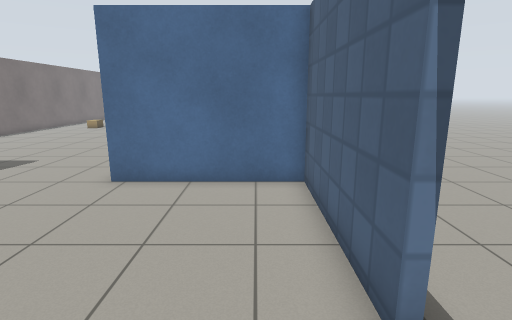
view 1 (above)

17 first-person views from a walk through a world built for the Gazebo simulator. The camera is 1.3 m above the floor, tilts 12° down and sees 80° across. The floor is counted in squares, 0.5 m on a side. Each view is taken from the middle of a square. On the plan, view 1 faces up. The plan holds only what a view shows up to about 20 squares ahead; the rest is blank. The place goes on beyond the plan. Gazebo's built-in surfaces are drawn with simple patterns.

view 2
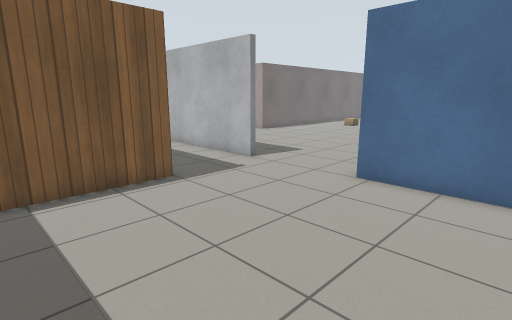

view 3
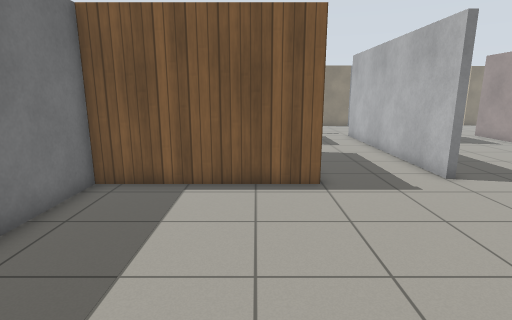

view 4
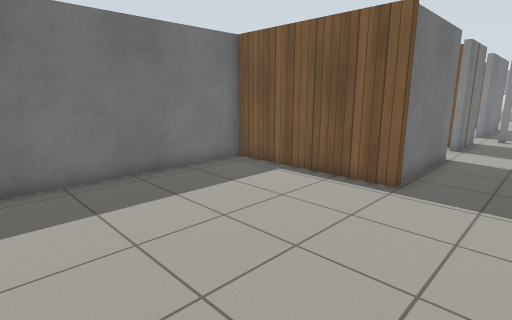

view 5
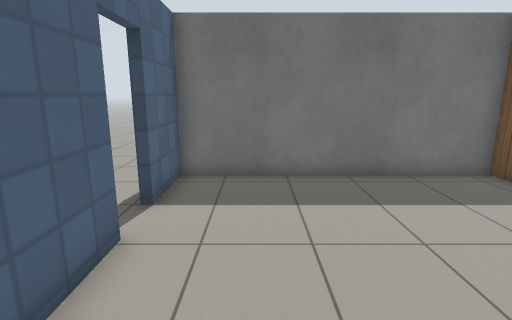

view 6
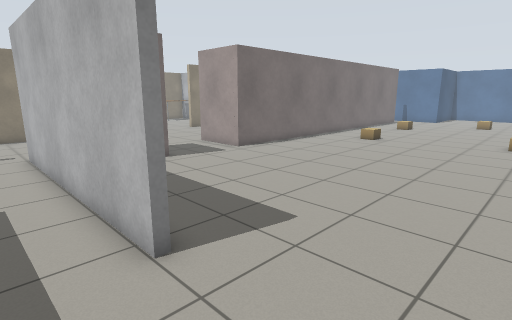

view 7
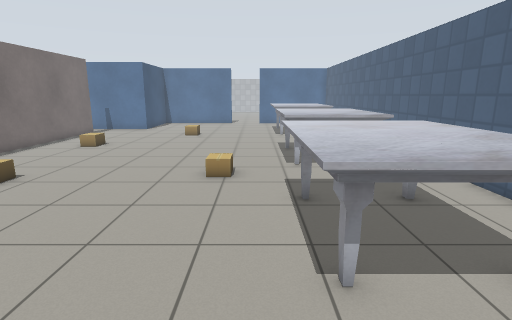

view 8
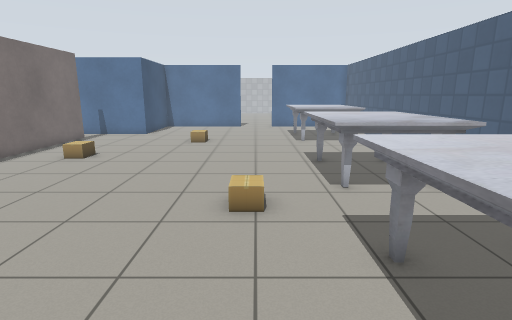

view 9
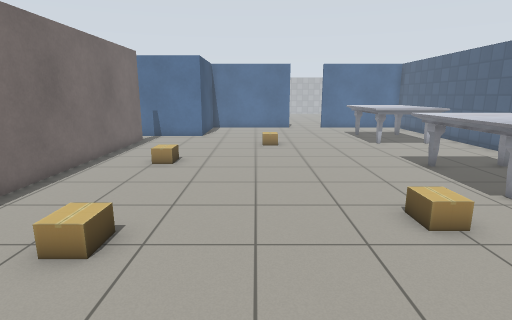

view 10
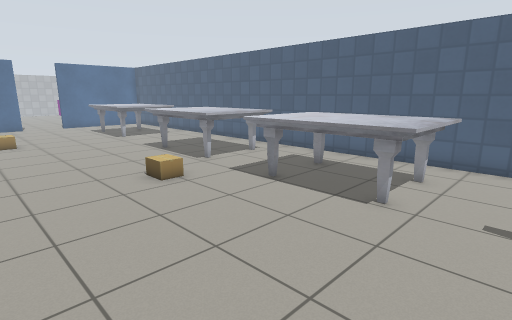

view 11
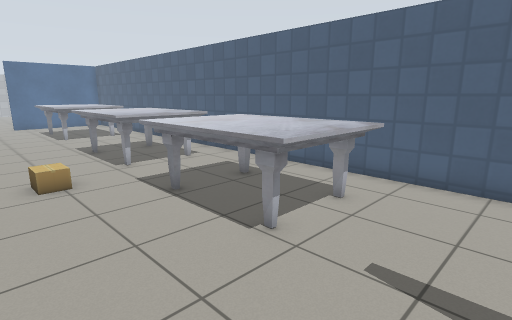

view 12
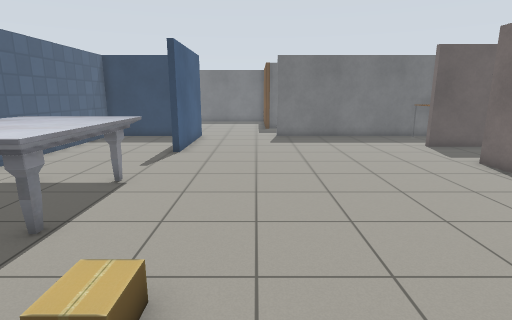

view 13
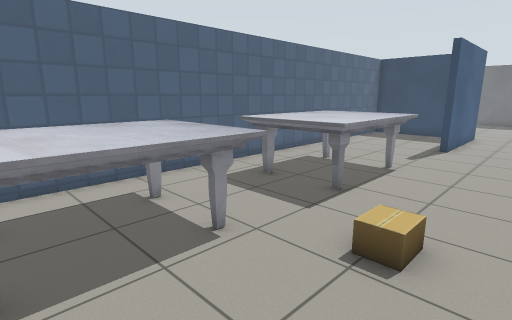

view 14
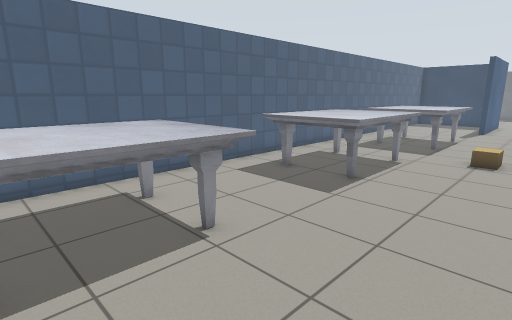

view 15
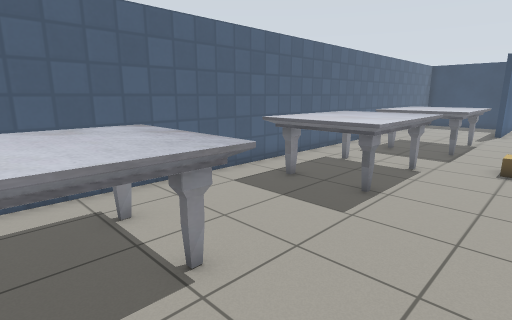

view 16
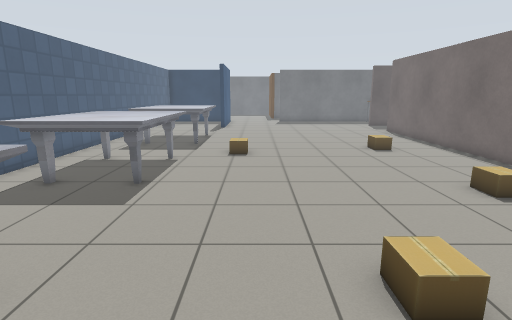

view 17
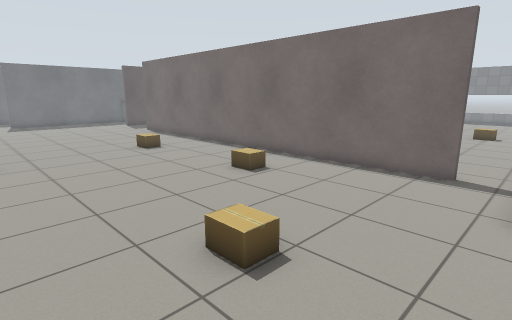

### Floor plan
Points are (right, up) in squares from view 1. A wall is a line through its corners. A room is listed if a view was taken in it or the views show most of it. See-through windows are left out.
Room 1 (views 1, 2, 3, 4, 5, 6)
walls: (-9.2, 9) (-19.9, 9); (-14.4, 4.8) (-8.8, 4.8) (-8.8, -1.8) (1.5, -1.8) (1.5, 1); (1.5, 2.8) (1.5, 9) (-4.5, 9); (-20.3, 4.8) (-16.6, 4.8)
ways out: opening at (-7, 9) to room 2; opening at (-21, 7.5); opening at (-15.5, 5); open door at (2, 1.5)
Room 2 (views 7, 8, 9, 10, 11, 12, 13, 14, 15, 16, 17)
walls: (-16.7, 38) (-16.7, 17.4) (-20, 17.4); (-19.6, 13.5) (-16.9, 13.5) (-16.9, 13.1); (-4.5, 9) (-4.5, 15.1); (-13.5, 40.5) (-13.5, 39.8) (-17.4, 39.8); (-2.9, 9.3) (1.5, 9.3) (1.5, 40.5); (-19.1, 9.3) (-9.4, 9.3)
ways out: opening at (-7, 9) to room 1; opening at (-20.5, 15.5); opening at (-17, 38.5)
objects: other object (-18, 10); cardboard box (-14, 25) to (-13, 26); cardboard box (-14, 31) to (-13, 32); cardboard box (-10, 36) to (-9, 37); cardboard box (-7, 26) to (-6, 27); marble table (-4, 19) to (-1, 24); marble table (-4, 27) to (0, 32); marble table (-4, 36) to (0, 40)

Where each view was taken, in squares from view 1:
view 1: 0 up, 0 right, facing up
view 2: 0 up, 0 right, facing up-left
view 3: 3 up, 0 right, facing left
view 4: 8 up, 0 right, facing down-left
view 5: 8 up, 1 left, facing down
view 6: 7 up, 5 left, facing up-left
view 7: 16 up, 5 left, facing up
view 8: 19 up, 6 left, facing up
view 9: 20 up, 10 left, facing up
view 10: 17 up, 11 left, facing up-right
view 11: 16 up, 8 left, facing up-right
view 12: 29 up, 8 left, facing down
view 13: 31 up, 8 left, facing down-right
view 14: 40 up, 8 left, facing down-right
view 15: 39 up, 7 left, facing down-right
view 16: 40 up, 7 left, facing down
view 17: 40 up, 6 left, facing down-left
